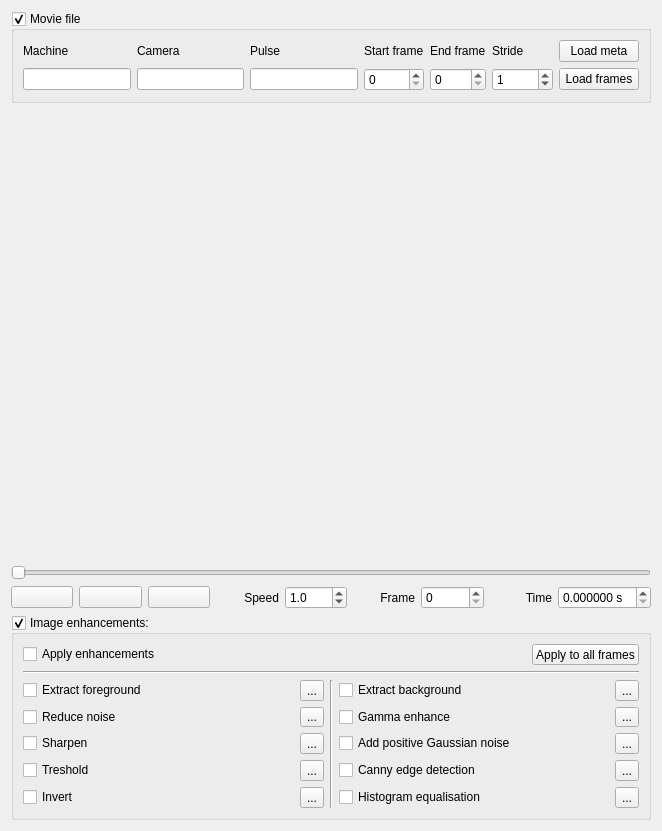
<?xml version="1.0" encoding="UTF-8"?>
<ui version="4.0">
 <class>movie_widget</class>
 <widget class="QWidget" name="movie_widget">
  <property name="geometry">
   <rect>
    <x>0</x>
    <y>0</y>
    <width>662</width>
    <height>831</height>
   </rect>
  </property>
  <property name="sizePolicy">
   <sizepolicy hsizetype="Expanding" vsizetype="Preferred">
    <horstretch>0</horstretch>
    <verstretch>0</verstretch>
   </sizepolicy>
  </property>
  <property name="windowTitle">
   <string>Form</string>
  </property>
  <layout class="QGridLayout" name="gridLayout_4">
   <item row="0" column="0">
    <layout class="QVBoxLayout" name="movie_widget_vl">
     <item>
      <widget class="QGroupBox" name="movie_select_gb">
       <property name="title">
        <string>Movie file</string>
       </property>
       <property name="checkable">
        <bool>true</bool>
       </property>
       <layout class="QGridLayout" name="gridLayout_3">
        <item row="1" column="0">
         <layout class="QGridLayout" name="gridLayout_5">
          <item row="1" column="1">
           <widget class="QLineEdit" name="le_camera"/>
          </item>
          <item row="1" column="2">
           <widget class="QLineEdit" name="le_pulse"/>
          </item>
          <item row="1" column="3">
           <widget class="QSpinBox" name="sb_start_frame"/>
          </item>
          <item row="0" column="4">
           <widget class="QLabel" name="label_11">
            <property name="text">
             <string>End frame</string>
            </property>
            <property name="buddy">
             <cstring>sb_end_frame</cstring>
            </property>
           </widget>
          </item>
          <item row="0" column="6">
           <widget class="QPushButton" name="btn_load_meta">
            <property name="text">
             <string>Load meta</string>
            </property>
           </widget>
          </item>
          <item row="1" column="0">
           <widget class="QLineEdit" name="le_machine"/>
          </item>
          <item row="1" column="4">
           <widget class="QSpinBox" name="sb_end_frame"/>
          </item>
          <item row="1" column="6">
           <widget class="QPushButton" name="btn_load_frames">
            <property name="text">
             <string>Load frames</string>
            </property>
           </widget>
          </item>
          <item row="0" column="0">
           <widget class="QLabel" name="label_7">
            <property name="text">
             <string>Machine</string>
            </property>
            <property name="buddy">
             <cstring>le_machine</cstring>
            </property>
           </widget>
          </item>
          <item row="0" column="1">
           <widget class="QLabel" name="label_8">
            <property name="text">
             <string>Camera</string>
            </property>
            <property name="buddy">
             <cstring>le_camera</cstring>
            </property>
           </widget>
          </item>
          <item row="0" column="2">
           <widget class="QLabel" name="label_9">
            <property name="text">
             <string>Pulse    </string>
            </property>
            <property name="buddy">
             <cstring>le_pulse</cstring>
            </property>
           </widget>
          </item>
          <item row="0" column="3">
           <widget class="QLabel" name="label_10">
            <property name="text">
             <string>Start frame</string>
            </property>
            <property name="buddy">
             <cstring>sb_start_frame</cstring>
            </property>
           </widget>
          </item>
          <item row="1" column="5">
           <widget class="QSpinBox" name="sb_frame_stride">
            <property name="maximum">
             <number>10000</number>
            </property>
            <property name="value">
             <number>1</number>
            </property>
           </widget>
          </item>
          <item row="0" column="5">
           <widget class="QLabel" name="label_4">
            <property name="text">
             <string>Stride</string>
            </property>
            <property name="buddy">
             <cstring>sb_frame_stride</cstring>
            </property>
           </widget>
          </item>
         </layout>
        </item>
       </layout>
      </widget>
     </item>
     <item>
      <layout class="QHBoxLayout" name="hl_movie_canvas">
       <item>
        <widget class="MplWidget" name="frame_canvas" native="true">
         <property name="sizePolicy">
          <sizepolicy hsizetype="Preferred" vsizetype="Expanding">
           <horstretch>0</horstretch>
           <verstretch>0</verstretch>
          </sizepolicy>
         </property>
         <property name="minimumSize">
          <size>
           <width>200</width>
           <height>450</height>
          </size>
         </property>
        </widget>
       </item>
      </layout>
     </item>
     <item>
      <layout class="QGridLayout" name="gridLayout">
       <item row="1" column="5">
        <widget class="QDoubleSpinBox" name="sb_speed">
         <property name="decimals">
          <number>1</number>
         </property>
         <property name="minimum">
          <double>-20.000000000000000</double>
         </property>
         <property name="maximum">
          <double>20.000000000000000</double>
         </property>
         <property name="singleStep">
          <double>1.000000000000000</double>
         </property>
         <property name="value">
          <double>1.000000000000000</double>
         </property>
        </widget>
       </item>
       <item row="1" column="7">
        <widget class="QSpinBox" name="sb_frame_no"/>
       </item>
       <item row="1" column="9">
        <widget class="QDoubleSpinBox" name="sb_time">
         <property name="suffix">
          <string> s</string>
         </property>
         <property name="decimals">
          <number>6</number>
         </property>
         <property name="singleStep">
          <double>0.001000000000000</double>
         </property>
        </widget>
       </item>
       <item row="1" column="2">
        <widget class="QPushButton" name="btn_prev_frame">
         <property name="text">
          <string/>
         </property>
         <property name="icon">
          <iconset>
           <normaloff>../../../../../repos/elzar/icons/appbar.navigate.previous.png</normaloff>../../../../../repos/elzar/icons/appbar.navigate.previous.png</iconset>
         </property>
        </widget>
       </item>
       <item row="1" column="1">
        <widget class="QPushButton" name="btn_play">
         <property name="text">
          <string/>
         </property>
         <property name="icon">
          <iconset>
           <normaloff>../../../../../repos/elzar/icons/appbar.control.play.png</normaloff>../../../../../repos/elzar/icons/appbar.control.play.png</iconset>
         </property>
         <property name="checkable">
          <bool>false</bool>
         </property>
        </widget>
       </item>
       <item row="1" column="3">
        <widget class="QPushButton" name="btn_next_frame">
         <property name="text">
          <string/>
         </property>
         <property name="icon">
          <iconset>
           <normaloff>../../../../../repos/elzar/icons/appbar.navigate.next.png</normaloff>../../../../../repos/elzar/icons/appbar.navigate.next.png</iconset>
         </property>
        </widget>
       </item>
       <item row="1" column="4">
        <widget class="QLabelClickable" name="label_speed">
         <property name="text">
          <string>Speed</string>
         </property>
         <property name="alignment">
          <set>Qt::AlignRight|Qt::AlignTrailing|Qt::AlignVCenter</set>
         </property>
         <property name="buddy">
          <cstring>sb_speed</cstring>
         </property>
        </widget>
       </item>
       <item row="1" column="6">
        <widget class="QLabel" name="label">
         <property name="text">
          <string>Frame</string>
         </property>
         <property name="alignment">
          <set>Qt::AlignRight|Qt::AlignTrailing|Qt::AlignVCenter</set>
         </property>
         <property name="buddy">
          <cstring>sb_frame_no</cstring>
         </property>
        </widget>
       </item>
       <item row="1" column="8">
        <widget class="QLabel" name="label_2">
         <property name="text">
          <string>Time</string>
         </property>
         <property name="alignment">
          <set>Qt::AlignRight|Qt::AlignTrailing|Qt::AlignVCenter</set>
         </property>
         <property name="buddy">
          <cstring>sb_time</cstring>
         </property>
        </widget>
       </item>
       <item row="0" column="1" colspan="9">
        <widget class="QSlider" name="sldr_frame">
         <property name="orientation">
          <enum>Qt::Horizontal</enum>
         </property>
        </widget>
       </item>
      </layout>
     </item>
     <item>
      <widget class="QGroupBox" name="gb_enhancements">
       <property name="sizePolicy">
        <sizepolicy hsizetype="MinimumExpanding" vsizetype="Preferred">
         <horstretch>0</horstretch>
         <verstretch>0</verstretch>
        </sizepolicy>
       </property>
       <property name="minimumSize">
        <size>
         <width>0</width>
         <height>0</height>
        </size>
       </property>
       <property name="title">
        <string>Image enhancements:</string>
       </property>
       <property name="checkable">
        <bool>true</bool>
       </property>
       <layout class="QVBoxLayout" name="verticalLayout_3">
        <property name="margin">
         <number>0</number>
        </property>
        <item>
         <layout class="QVBoxLayout" name="verticalLayout_2">
          <item>
           <widget class="QFrame" name="frm_enhancements">
            <property name="sizePolicy">
             <sizepolicy hsizetype="MinimumExpanding" vsizetype="Preferred">
              <horstretch>0</horstretch>
              <verstretch>0</verstretch>
             </sizepolicy>
            </property>
            <property name="minimumSize">
             <size>
              <width>0</width>
              <height>150</height>
             </size>
            </property>
            <property name="frameShape">
             <enum>QFrame::NoFrame</enum>
            </property>
            <property name="frameShadow">
             <enum>QFrame::Plain</enum>
            </property>
            <layout class="QGridLayout" name="gridLayout_2">
             <item row="0" column="0">
              <layout class="QGridLayout" name="gl_enhancements">
               <item row="8" column="0">
                <layout class="QHBoxLayout" name="fg_extract_hl_8">
                 <item>
                  <widget class="QCheckBox" name="cb_invert_image">
                   <property name="text">
                    <string>Invert</string>
                   </property>
                  </widget>
                 </item>
                 <item>
                  <widget class="QToolButton" name="fg_extract_tb_8">
                   <property name="text">
                    <string>...</string>
                   </property>
                  </widget>
                 </item>
                </layout>
               </item>
               <item row="5" column="0">
                <layout class="QHBoxLayout" name="bg_sub_hl_14">
                 <item>
                  <widget class="QCheckBox" name="cb_reduce_noise">
                   <property name="sizePolicy">
                    <sizepolicy hsizetype="Expanding" vsizetype="Fixed">
                     <horstretch>0</horstretch>
                     <verstretch>0</verstretch>
                    </sizepolicy>
                   </property>
                   <property name="text">
                    <string>Reduce noise</string>
                   </property>
                  </widget>
                 </item>
                 <item>
                  <widget class="QToolButton" name="bgsub_tb_10">
                   <property name="text">
                    <string>...</string>
                   </property>
                  </widget>
                 </item>
                </layout>
               </item>
               <item row="5" column="2">
                <layout class="QHBoxLayout" name="bg_sub_hl_15">
                 <item>
                  <widget class="QCheckBox" name="cb_gamma_enhance">
                   <property name="sizePolicy">
                    <sizepolicy hsizetype="Expanding" vsizetype="Fixed">
                     <horstretch>0</horstretch>
                     <verstretch>0</verstretch>
                    </sizepolicy>
                   </property>
                   <property name="text">
                    <string>Gamma enhance</string>
                   </property>
                  </widget>
                 </item>
                 <item>
                  <widget class="QToolButton" name="bgsub_tb_11">
                   <property name="text">
                    <string>...</string>
                   </property>
                  </widget>
                 </item>
                </layout>
               </item>
               <item row="4" column="0">
                <layout class="QHBoxLayout" name="fg_extract_hl_10">
                 <item>
                  <widget class="QCheckBox" name="cb_extract_fg">
                   <property name="sizePolicy">
                    <sizepolicy hsizetype="Expanding" vsizetype="Fixed">
                     <horstretch>0</horstretch>
                     <verstretch>0</verstretch>
                    </sizepolicy>
                   </property>
                   <property name="text">
                    <string>Extract foreground</string>
                   </property>
                  </widget>
                 </item>
                 <item>
                  <widget class="QToolButton" name="tb_extract_fg">
                   <property name="text">
                    <string>...</string>
                   </property>
                  </widget>
                 </item>
                </layout>
               </item>
               <item row="4" column="2">
                <layout class="QHBoxLayout" name="bg_sub_hl_16">
                 <item>
                  <widget class="QCheckBox" name="cb_extract_bg">
                   <property name="sizePolicy">
                    <sizepolicy hsizetype="Expanding" vsizetype="Fixed">
                     <horstretch>0</horstretch>
                     <verstretch>0</verstretch>
                    </sizepolicy>
                   </property>
                   <property name="text">
                    <string>Extract background</string>
                   </property>
                  </widget>
                 </item>
                 <item>
                  <widget class="QToolButton" name="bg_extract_tb_5">
                   <property name="text">
                    <string>...</string>
                   </property>
                  </widget>
                 </item>
                </layout>
               </item>
               <item row="3" column="0" colspan="3">
                <widget class="Line" name="line_3">
                 <property name="orientation">
                  <enum>Qt::Horizontal</enum>
                 </property>
                </widget>
               </item>
               <item row="6" column="2">
                <layout class="QHBoxLayout" name="fg_extract_hl_7">
                 <item>
                  <widget class="QCheckBox" name="cb_add_abs_gauss_noise">
                   <property name="text">
                    <string>Add positive Gaussian noise</string>
                   </property>
                  </widget>
                 </item>
                 <item>
                  <widget class="QToolButton" name="fg_extract_tb_7">
                   <property name="text">
                    <string>...</string>
                   </property>
                  </widget>
                 </item>
                </layout>
               </item>
               <item row="2" column="0" colspan="3">
                <layout class="QHBoxLayout" name="horizontalLayout_4">
                 <item>
                  <widget class="QCheckBox" name="cb_apply_enhancements">
                   <property name="sizePolicy">
                    <sizepolicy hsizetype="Expanding" vsizetype="Fixed">
                     <horstretch>0</horstretch>
                     <verstretch>0</verstretch>
                    </sizepolicy>
                   </property>
                   <property name="text">
                    <string>Apply enhancements</string>
                   </property>
                   <property name="checked">
                    <bool>false</bool>
                   </property>
                  </widget>
                 </item>
                 <item>
                  <widget class="QPushButton" name="btn_enhance_all_frames">
                   <property name="text">
                    <string>Apply to all frames</string>
                   </property>
                  </widget>
                 </item>
                </layout>
               </item>
               <item row="8" column="2">
                <layout class="QHBoxLayout" name="hist_eq_hl">
                 <item>
                  <widget class="QCheckBox" name="cb_hist_equalisation">
                   <property name="text">
                    <string>Histogram equalisation</string>
                   </property>
                  </widget>
                 </item>
                 <item>
                  <widget class="QToolButton" name="tb_hist_eq">
                   <property name="text">
                    <string>...</string>
                   </property>
                  </widget>
                 </item>
                </layout>
               </item>
               <item row="6" column="0">
                <layout class="QHBoxLayout" name="fg_extract_hl_9">
                 <item>
                  <widget class="QCheckBox" name="cb_sharpen">
                   <property name="sizePolicy">
                    <sizepolicy hsizetype="Expanding" vsizetype="Fixed">
                     <horstretch>0</horstretch>
                     <verstretch>0</verstretch>
                    </sizepolicy>
                   </property>
                   <property name="text">
                    <string>Sharpen</string>
                   </property>
                  </widget>
                 </item>
                 <item>
                  <widget class="QToolButton" name="fg_extract_tb_9">
                   <property name="text">
                    <string>...</string>
                   </property>
                  </widget>
                 </item>
                </layout>
               </item>
               <item row="7" column="0">
                <layout class="QHBoxLayout" name="bg_sub_hl_12">
                 <item>
                  <widget class="QCheckBox" name="cb_threshold">
                   <property name="text">
                    <string>Treshold</string>
                   </property>
                  </widget>
                 </item>
                 <item>
                  <widget class="QToolButton" name="bgsub_tb_9">
                   <property name="text">
                    <string>...</string>
                   </property>
                  </widget>
                 </item>
                </layout>
               </item>
               <item row="7" column="2">
                <layout class="QHBoxLayout" name="bg_sub_hl_11">
                 <item>
                  <widget class="QCheckBox" name="cb_canny_edge_detection">
                   <property name="text">
                    <string>Canny edge detection</string>
                   </property>
                  </widget>
                 </item>
                 <item>
                  <widget class="QToolButton" name="bgsub_tb_8">
                   <property name="text">
                    <string>...</string>
                   </property>
                  </widget>
                 </item>
                </layout>
               </item>
               <item row="4" column="1" rowspan="5">
                <widget class="Line" name="line_2">
                 <property name="orientation">
                  <enum>Qt::Vertical</enum>
                 </property>
                </widget>
               </item>
              </layout>
             </item>
            </layout>
           </widget>
          </item>
         </layout>
        </item>
       </layout>
      </widget>
     </item>
    </layout>
   </item>
  </layout>
 </widget>
 <customwidgets>
  <customwidget>
   <class>MplWidget</class>
   <extends>QWidget</extends>
   <header>mplwidget</header>
   <container>1</container>
  </customwidget>
  <customwidget>
   <class>QLabelClickable</class>
   <extends>QLabel</extends>
   <header location="global">qlabel_clickable</header>
  </customwidget>
 </customwidgets>
 <tabstops>
  <tabstop>movie_select_gb</tabstop>
  <tabstop>le_machine</tabstop>
  <tabstop>le_camera</tabstop>
  <tabstop>le_pulse</tabstop>
  <tabstop>sb_start_frame</tabstop>
  <tabstop>sb_end_frame</tabstop>
  <tabstop>sb_frame_stride</tabstop>
  <tabstop>btn_load_meta</tabstop>
  <tabstop>btn_load_frames</tabstop>
  <tabstop>btn_play</tabstop>
  <tabstop>btn_prev_frame</tabstop>
  <tabstop>btn_next_frame</tabstop>
  <tabstop>sb_speed</tabstop>
  <tabstop>sb_frame_no</tabstop>
  <tabstop>sb_time</tabstop>
  <tabstop>gb_enhancements</tabstop>
  <tabstop>cb_apply_enhancements</tabstop>
  <tabstop>btn_enhance_all_frames</tabstop>
  <tabstop>cb_extract_fg</tabstop>
  <tabstop>cb_extract_bg</tabstop>
  <tabstop>cb_reduce_noise</tabstop>
  <tabstop>cb_gamma_enhance</tabstop>
  <tabstop>fg_extract_tb_8</tabstop>
  <tabstop>fg_extract_tb_7</tabstop>
  <tabstop>cb_sharpen</tabstop>
  <tabstop>cb_add_abs_gauss_noise</tabstop>
  <tabstop>cb_threshold</tabstop>
  <tabstop>cb_canny_edge_detection</tabstop>
  <tabstop>cb_invert_image</tabstop>
  <tabstop>cb_hist_equalisation</tabstop>
  <tabstop>bg_extract_tb_5</tabstop>
  <tabstop>bgsub_tb_11</tabstop>
  <tabstop>tb_hist_eq</tabstop>
  <tabstop>tb_extract_fg</tabstop>
  <tabstop>fg_extract_tb_9</tabstop>
  <tabstop>sldr_frame</tabstop>
  <tabstop>bgsub_tb_9</tabstop>
  <tabstop>bgsub_tb_10</tabstop>
  <tabstop>bgsub_tb_8</tabstop>
 </tabstops>
 <resources/>
 <connections/>
</ui>
